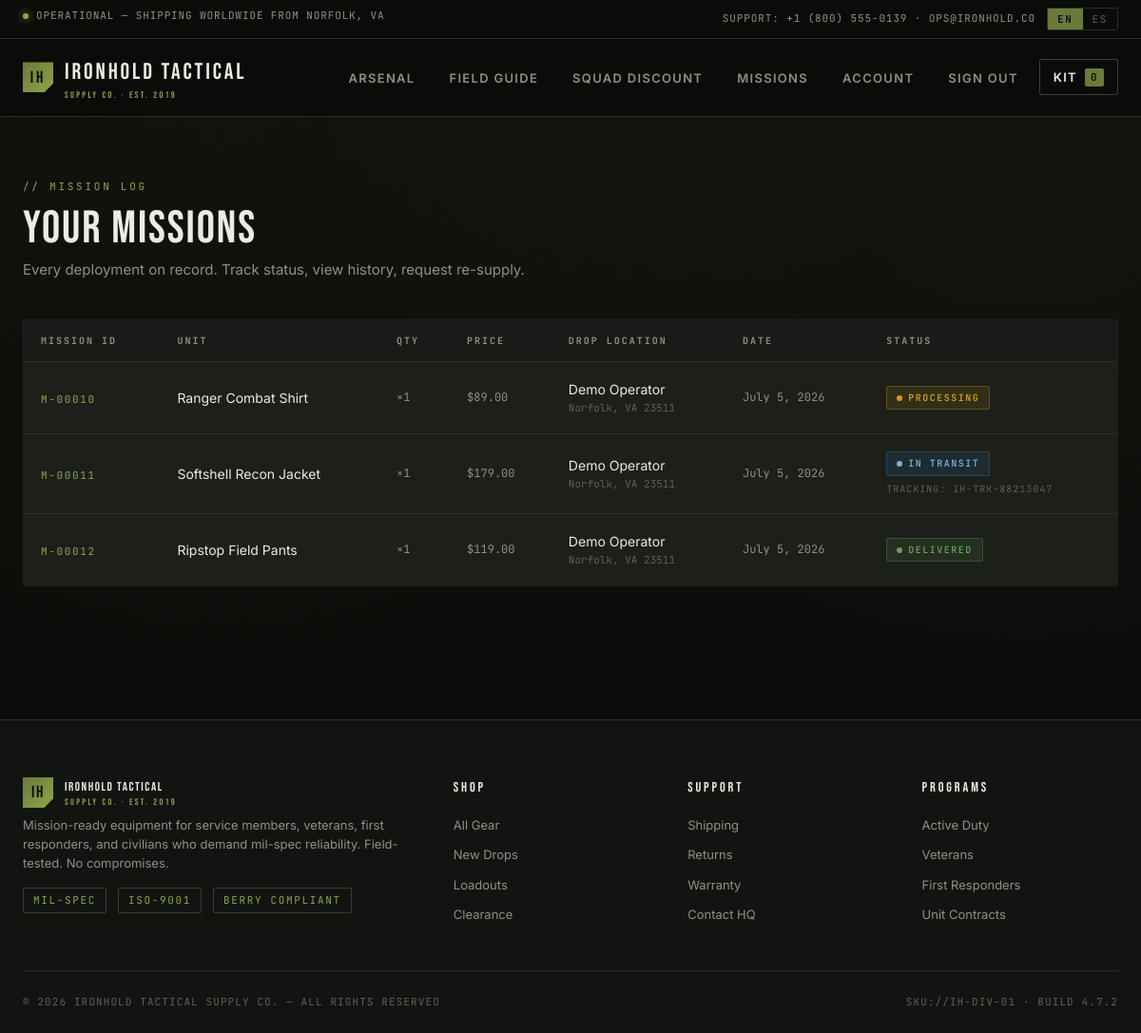
The app's page /orders/ (signed in) with its own data.
### store/models/orders.py (models this page shows, shortened)
class Order(AddressMixin):
    NEW = 'new'
    SHIPPED = 'shipped'
    DELIVERED = 'delivered'
    STATUS_CHOICES = [
        (NEW, 'New — awaiting fulfillment'),
        (SHIPPED, 'Shipped — in transit'),
        (DELIVERED, 'Delivered'),
    ]
    product = models.ForeignKey(Products, on_delete=models.CASCADE)
    customer = models.ForeignKey(Customer, on_delete=models.CASCADE)
    quantity = models.IntegerField(default=1)
    price = models.IntegerField()
    phone = models.CharField(max_length=50, default='', blank=True)
    date = models.DateField(default=datetime.date.today)
    status = models.CharField(
        max_length=20, choices=STATUS_CHOICES, default=NEW)
    tracking_number = models.CharField(max_length=60, blank=True, default='')
    shipped_at = models.DateField(null=True, blank=True)
    @staticmethod
    def get_orders_by_customer(customer_id):
        return Order.objects.filter(customer=customer_id).order_by('-date')
    class Meta:
        verbose_name_plural = "Orders"

### store/models/products.py (models this page shows, shortened)
class Products(models.Model):
    name = models.CharField(max_length=60)
    price = models.IntegerField(default=0)
    category = models.ForeignKey(Category, on_delete=models.CASCADE, default=1)
    description = models.CharField(
        max_length=250, default='', blank=True, null=True)
    image = models.ImageField(upload_to='uploads/products/')

### store/middlewares/auth.py (the view)
    def middleware(request, *args, **kwargs):
        if not request.session.get('customer'):
            return HttpResponseRedirect('/login/?return_url=' + quote(request.get_full_path()))
        return get_response(request, *args, **kwargs)

### store/models/address.py (called while the page is built)
    @property
    def city_line(self):
        bits = self.city
        if self.state:
            bits = f"{bits}, {self.state}" if bits else self.state
        if self.zip_code:
            bits = f"{bits} {self.zip_code}" if bits else self.zip_code
        return bits

### store/views/orders.py (called while the page is built)
    def get(self, request):
        customer = request.session.get('customer')
        orders = Order.get_orders_by_customer(customer)
        print(orders)
        return render(request, 'orders.html', {'orders': orders})

### store/templates/orders.html (shortened to what this page needs)
{% extends 'base.html' %}
{% load i18n %}
{% block content %}
<section class="orders-wrap">
    <div class="container">
        <div class="page-head">
            <span class="lbl">{% trans "// MISSION LOG" %}</span>
            <h1>{% trans "YOUR MISSIONS" %}</h1>
            <p>{% trans "Every deployment on record. Track status, view history, request re-supply." %}</p>
        </div>
{% if orders %}
<table class="orders-table">
    <thead>
        <tr>
            <th>{% trans "MISSION ID" %}</th>
            <th>{% trans "UNIT" %}</th>
            <th>{% trans "QTY" %}</th>
            <th>{% trans "PRICE" %}</th>
            <th>{% trans "DROP LOCATION" %}</th>
            <th>{% trans "DATE" %}</th>
            <th>{% trans "STATUS" %}</th>
        </tr>
    </thead>
    <tbody>
        {% for order in orders %}
        <tr>
            <td data-label="{% trans 'MISSION ID' %}"><span class="mission-id">M-{{ order.id|stringformat:"05d" }}</span></td>
            <td data-label="{% trans 'UNIT' %}">{{ order.product.name }}</td>
            <td data-label="{% trans 'QTY' %}" class="mono">×{{ order.quantity }}</td>
            <td data-label="{% trans 'PRICE' %}" class="mono">${{ order.price }}.00</td>
            <td data-label="{% trans 'DROP LOCATION' %}">
                {{ order.recipient_name }}
                <span class="mono" style="display:block; font-size:11px; color:var(--text-mute);">{{ order.city_line }}</span>
            </td>
            <td data-label="{% trans 'DATE' %}" class="mono">{{ order.date }}</td>
            <td data-label="{% trans 'STATUS' %}">
                {% if order.status == 'delivered' %}
                    <span class="status-badge status-delivered"><span class="status-dot-tiny"></span>{% trans "DELIVERED" %}</span>
                {% elif order.status == 'shipped' %}
                    <span class="status-badge status-shipped"><span class="status-dot-tiny"></span>{% trans "IN TRANSIT" %}</span>
                    {% if order.tracking_number %}<span class="tracking-no">{% trans "TRACKING" %}: {{ order.tracking_number }}</span>{% endif %}
                {% else %}
                    <span class="status-badge status-pending"><span class="status-dot-tiny"></span>{% trans "PROCESSING" %}</span>
                {% endif %}
            </td>
        </tr>
        {% endfor %}
    </tbody>
</table>
{% endif %}
    </div>
</section>
{% endblock %}

### records on screen
Order: id "00010", product.name "Ranger Combat Shirt", quantity "1", price "89", recipient_name "Demo Operator", city_line "Norfolk, VA 23511", date "July 5, 2026"
Order: id "00011", product.name "Softshell Recon Jacket", quantity "1", price "179", recipient_name "Demo Operator", city_line "Norfolk, VA 23511", date "July 5, 2026", tracking_number "IH-TRK-88213047"
Order: id "00012", product.name "Ripstop Field Pants", quantity "1", price "119", recipient_name "Demo Operator", city_line "Norfolk, VA 23511", date "July 5, 2026"

### other values on screen
{{ code }} "EN" "ES"
{{ request.session.cart|length|default:0 }} "0"
